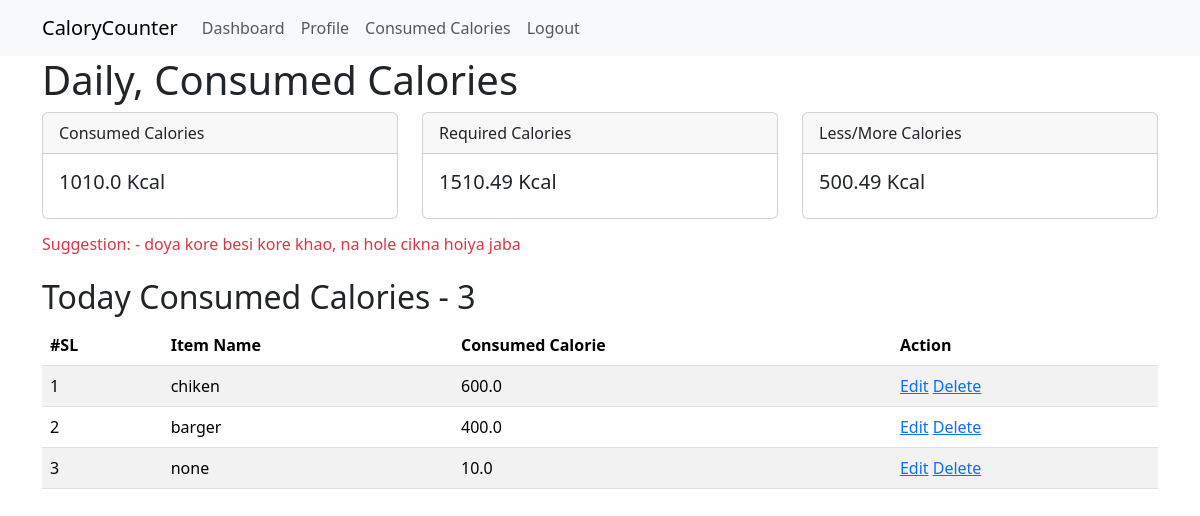
The app's page /dashboard/ (signed in), older data.
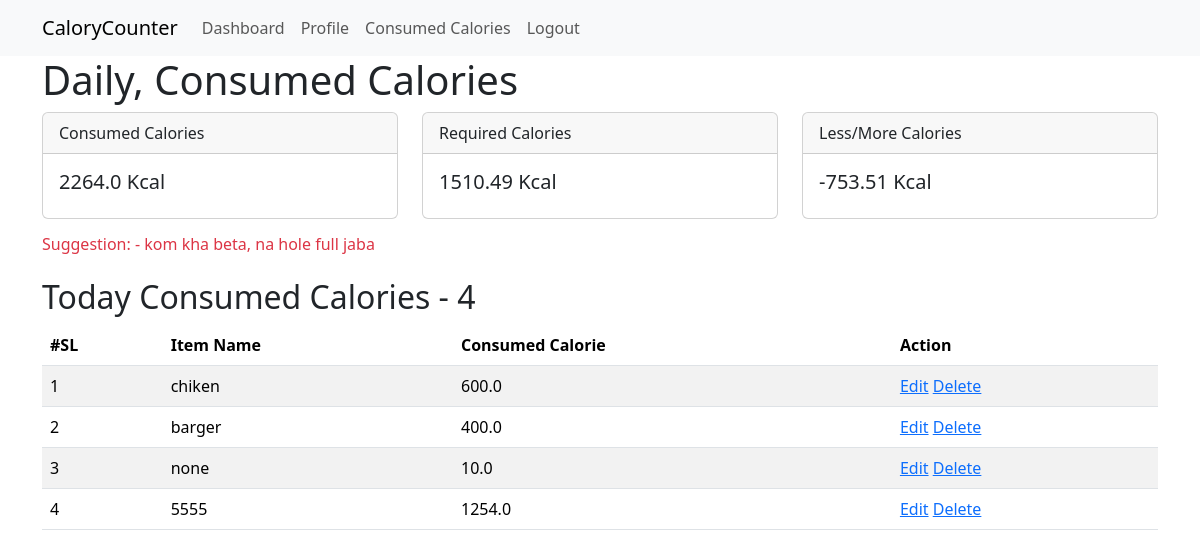
The same page, newer data.
### CalorieCounter/models.py (models this page shows, shortened)
class ConsumedCalories(models.Model):
    item_name = models.CharField(max_length=200, null=True)
    calorie = models.FloatField(null=True)
    created_at = models.DateField(auto_now_add=True, null=True)
    consumed_by = models.ForeignKey(User, on_delete=models.CASCADE, null=True, related_name='user_calorie')

### CalorieCounter/views.py (the view)
# urls.py: path('dashboard/', dashboard_page, name='dashboard_page'),
@login_required
def dashboard_page(request):
    try:
        current_user = request.user
        bmr = round(request.user.user_info.bmr, 2)
    except:
        bmr = 0
    today = date.today()
    today_consumed_date = ConsumedCalories.objects.filter(
        consumed_by = current_user,
        created_at = today
    )
    total_consumed_calories = today_consumed_date.aggregate(
        total = Sum('calorie'),
        total_count = Count('calorie')
    )
    total_caloire = total_consumed_calories['total']
    less_more = bmr - total_caloire
    if bmr > total_caloire:
        suggestion = "doya kore besi kore khao, na hole cikna hoiya jaba"
    else:
        suggestion = "kom kha beta, na hole full jaba"
    context ={
        'required_calories': bmr,
        'today_consumed_date':today_consumed_date,
        'consumed_calories': total_caloire,
        'total_count': total_consumed_calories['total_count'],
        'less_more':less_more,
        'suggestion': suggestion,
    }
    return render(request, 'dashboard.html', context)

### CalorieCounter/templates/dashboard.html (shortened to what this page needs)
{% extends 'master/base.html' %} {% block body %}
<div class="container">
  <h1>Daily, Consumed Calories</h1>
  <div class="row">
    <div class="col-lg-4 col-md-6 col-sm-12">
      <div class="card">
        <div class="card-header">Consumed Calories</div>
        <div class="card-body">
          <h5 class="card-title">{{consumed_calories}} Kcal</h5>
        </div>
      </div>
    </div>
    <div class="col-lg-4 col-md-6 col-sm-12">
      <div class="card">
        <div class="card-header">Required Calories</div>
        <div class="card-body">
          <h5 class="card-title">{{required_calories}} Kcal</h5>
        </div>
      </div>
    </div>
    <div class="col-lg-4 col-md-6 col-sm-12">
      <div class="card">
        <div class="card-header">Less/More Calories</div>
        <div class="card-body">
          <h5 class="card-title">{{less_more}} Kcal</h5>
        </div>
      </div>
    </div>
  </div>
  <h6 class="text-danger mt-3">
    Suggestion: - {{suggestion}}
  </h6>
  <h2 class="mt-4">Today Consumed Calories - {{total_count}}</h2>
  <table class="table table-striped">
    <thead>
    <tr>
      <th scope="col">#SL</th>
      <th scope="col">Item Name</th>
      <th scope="col">Consumed Calorie</th>
      <th scope="col">Action</th>
    </tr>
  </thead>
  <tbody>
    {% for data in today_consumed_date %}
        <tr>
            <td>{{forloop.counter}}</td>
            <td>{{data.item_name}}</td>
            <td>{{data.calorie}}</td>
            <td>
                <a href="{% url 'Update_calorie' data.id %}">Edit</a>
                <a href="{% url 'delate_calorie' data.id %}">Delete</a>
            </td>
        </tr>
    {% endfor %}
  </tbody>
    </table>
</div>
{% endblock body %}

### CalorieCounter/templates/master/base.html (shortened to what this page needs)
<!doctype html>
<html lang="en">
  <head>
    <link href="https://cdn.jsdelivr.net/npm/bootstrap@5.3.8/dist/css/bootstrap.min.css" rel="stylesheet">
  </head>
  <body>
    {% include 'master/nav.html' %}
    {% block body %}
    {% endblock body %}
  </body>
</html>

### CalorieCounter/templates/master/nav.html (shortened to what this page needs)
<nav class="navbar navbar-expand-lg bg-body-tertiary">
  <div class="container">
    <a class="navbar-brand" href="#">CaloryCounter</a>
    <div class="collapse navbar-collapse" id="navbarNav">
      <ul class="navbar-nav">
        {% if request.user.is_authenticated %}
        <li class="nav-item">
          <a class="nav-link" aria-current="page" href="{% url 'dashboard_page' %}">Dashboard</a>
        </li>
         <li class="nav-item">
          <a class="nav-link" aria-current="page" href="{% url 'profile_page' %}">Profile</a>
        </li>
         <li class="nav-item">
          <a class="nav-link" aria-current="page" href="{% url 'consumed_calories_list' %}">Consumed Calories</a>
        </li>
         <li class="nav-item">
          <a class="nav-link" href="{% url 'logout_page' %}">Logout</a>
        </li>
        {% endif %}
      </ul>
    </div>
  </div>
</nav>

Row changes from the older to the newer data that the page shows:
added ConsumedCalories: item_name "5555", calorie "1254.0"
Text that changed along with them:
{{ consumed_calories }}: "1010.0" → "2264.0"
{{ less_more }}: "500.49" → "-753.51"
{{ suggestion }}: "doya kore besi kore khao, na hole cikna hoiya jaba" → "kom kha beta, na hole full jaba"
{{ total_count }}: "3" → "4"
